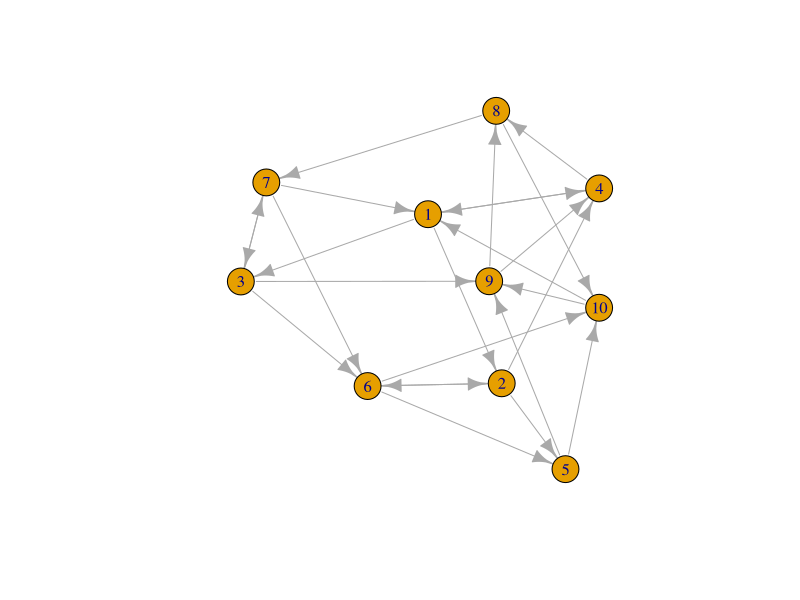
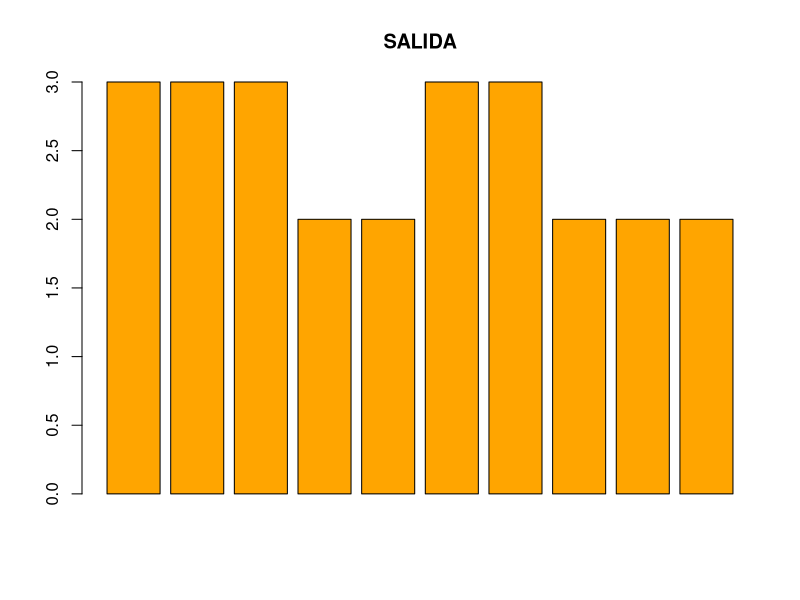
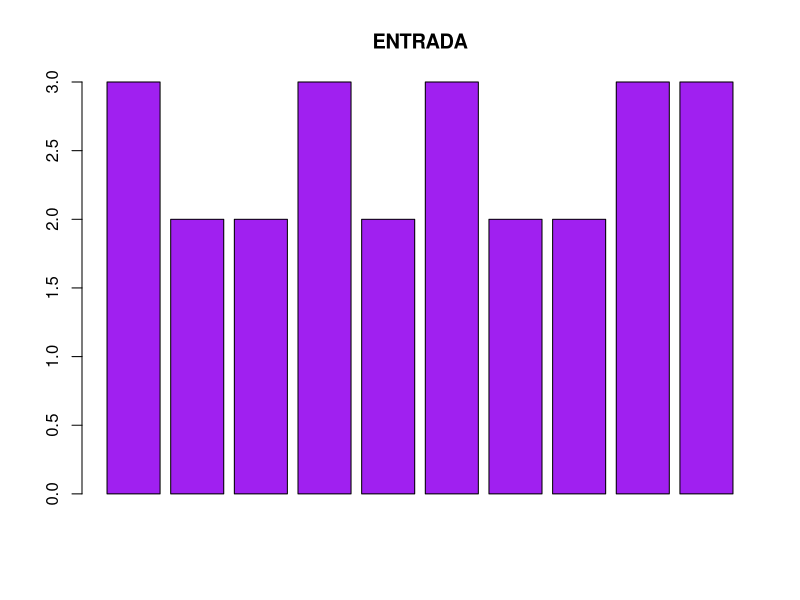
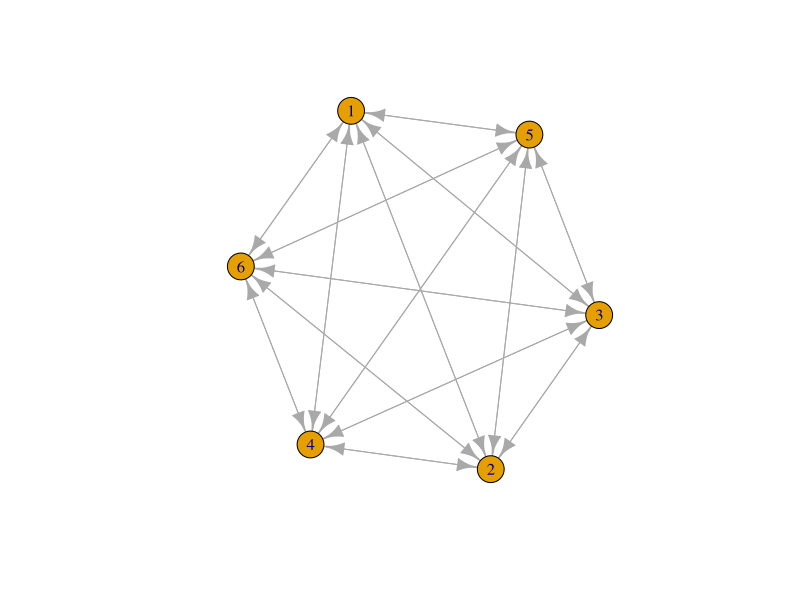

Write the R code that produced these figures, in order.
## ---- chunk 1
library(igraph)
## ---- chunk 2
g <- make_empty_graph(n = 10, directed = TRUE)


conexiones <- c(1,2, 1,3, 2,4, 2,5, 3,6,
  3,7, 4,1, 4,8, 5,9, 5,10,
  6,2, 6,5, 7,3, 7,6, 8,10,
  8,7, 9,4, 9,8, 10,1, 10,9,
  1,4, 2,6, 3,9, 6,10, 7,1)

# Agregar las aristas al grafo
g <- add_edges(g, conexiones)

plot(g)

degree(g, mode = "out")->salida
sum(salida)
barplot(salida, col = "orange", main ="SALIDA")

degree(g, mode = "in")->entrada
sum(entrada)#---tambien son 25
barplot(entrada, col = "purple", main ="ENTRADA")
degree(g, mode = "in")

mean(salida)
mean(entrada)

 g5 <-make_full_graph(6, directed = TRUE)

 plot(g5)
degree(g5)
